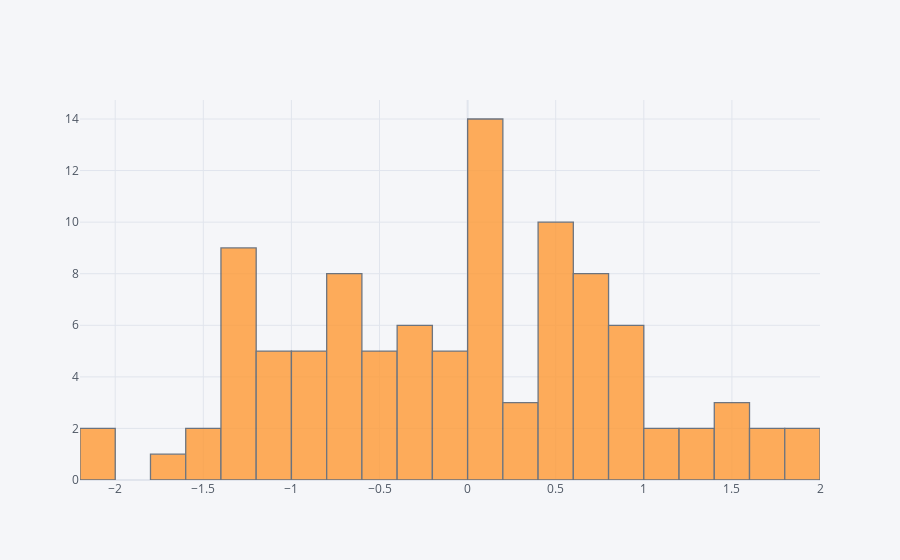

Notebook code cell kept with this figure:
### Code cell
df['A'].iplot(kind='hist', bins=25)

### Figure 1 — Plotly figure (JSON) as saved in the notebook; plotly's stock layout.template omitted (floating-point values rounded to 4 significant figures)
{"data": [{"histfunc": "count", "histnorm": "", "marker": {"color": "rgba(255, 153, 51, 1.0)", "line": {"color": "#4D5663", "width": 1.3}}, "name": "A", "nbinsx": 25, "opacity": 0.8, "orientation": "v", "type": "histogram", "x": [-0.548, -1.292, -2.065, -0.6382, 0.01021, 0.7948, -0.7278, 0.4489, 1.905, -1.303, 0.118, -1.591, 0.4037, 0.9632, 1.532, -0.04707, 0.1117, -1.312, -1.308, 0.697, 0.7592, 0.5251, -0.445, -1.001, -0.2134, -0.8515, 0.275, -0.8733, 0.09463, 1.446, 0.006189, -0.2263, -0.2952, 0.1812, 0.4616, -1.325, -0.009448, -0.2484, 1.225, 0.7648, 0.2923, 0.5485, 1.364, -1.099, 0.05323, -0.8194, -0.9652, -0.7169, 0.07867, -0.1324, -0.7656, 0.9933, 0.5168, 1.765, 1.837, -1.593, -1.735, 0.5236, -1.268, -1.162, 0.4978, -0.8724, 0.6049, 1.401, 0.8112, -1.375, -0.5343, 0.5792, 0.8694, 0.6977, -0.7519, -1.266, 0.06442, -0.2874, 0.0009839, 1.169, 0.6604, -0.2952, 1.045, -0.6516, -0.03289, 0.2288, -2.121, -0.1534, -1.121, 0.9095, 0.07744, -0.742, -1.204, 0.1472, 0.9751, -0.6265, 0.7736, -0.5035, -1.034, 0.5012, 0.03584, -0.5259, 0.1531, 1.711]}], "layout": {"barmode": "overlay", "legend": {"bgcolor": "#F5F6F9", "font": {"color": "#4D5663"}}, "paper_bgcolor": "#F5F6F9", "plot_bgcolor": "#F5F6F9", "title": {"font": {"color": "#4D5663"}}, "xaxis": {"gridcolor": "#E1E5ED", "showgrid": true, "tickfont": {"color": "#4D5663"}, "title": {"font": {"color": "#4D5663"}, "text": ""}, "zerolinecolor": "#E1E5ED"}, "yaxis": {"gridcolor": "#E1E5ED", "showgrid": true, "tickfont": {"color": "#4D5663"}, "title": {"font": {"color": "#4D5663"}, "text": ""}, "zerolinecolor": "#E1E5ED"}}}
